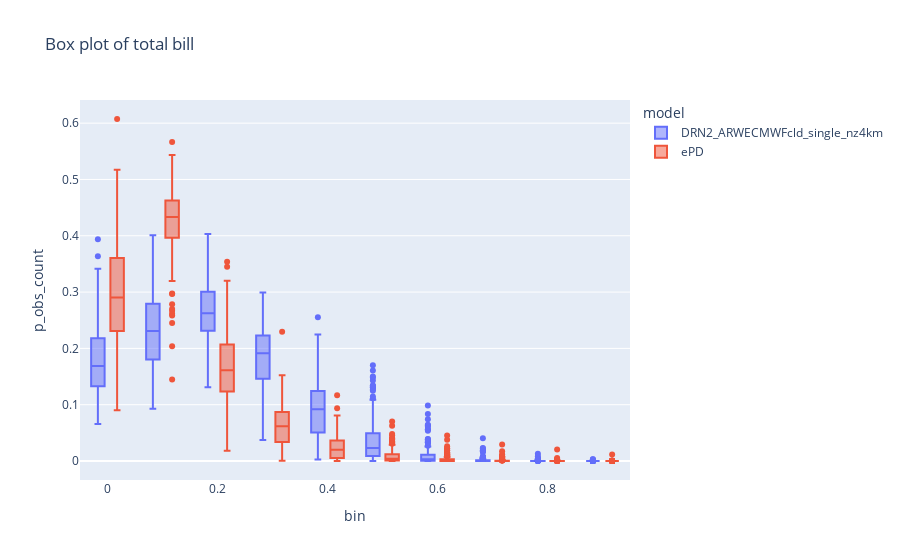

Here is the notebook cell this chart was saved with:
### Code cell
fig = px.box(model_prob_bins_stations.reset_index(), x='bin', #model_prob_bins_stations.index.get_level_values('bin'),
             y='p_obs_count',
             color="model",
             notched=False, # used notched shape
             title="Box plot of total bill",
             hover_data='stationId' # add day column to hover data
            )
fig.update_xaxes(range=[-0.05,0.95])
fig.show()

### Figure 1 — Plotly figure (JSON) as saved in the notebook; plotly's stock layout.template omitted (floating-point values rounded to 4 significant figures; data arrays with more than 128 entries replaced by an {"elided": "..."} marker saying what was removed)
{"data": [{"alignmentgroup": "True", "customdata": {"elided": "1657x1 str values"}, "hovertemplate": "model=DRN2_ARWECMWFcld_single_nz4km<br>bin=%{x}<br>p_obs_count=%{y}<br>stationId=%{customdata[0]}<extra></extra>", "legendgroup": "DRN2_ARWECMWFcld_single_nz4km", "marker": {"color": "#636efa"}, "name": "DRN2_ARWECMWFcld_single_nz4km", "notched": false, "offsetgroup": "DRN2_ARWECMWFcld_single_nz4km", "orientation": "v", "showlegend": true, "type": "box", "x": {"elided": "1657 float values"}, "x0": " ", "xaxis": "x", "y": {"elided": "1657 float values"}, "y0": " ", "yaxis": "y"}, {"alignmentgroup": "True", "customdata": {"elided": "1538x1 str values"}, "hovertemplate": "model=ePD<br>bin=%{x}<br>p_obs_count=%{y}<br>stationId=%{customdata[0]}<extra></extra>", "legendgroup": "ePD", "marker": {"color": "#EF553B"}, "name": "ePD", "notched": false, "offsetgroup": "ePD", "orientation": "v", "showlegend": true, "type": "box", "x": {"elided": "1538 float values"}, "x0": " ", "xaxis": "x", "y": {"elided": "1538 float values"}, "y0": " ", "yaxis": "y"}], "layout": {"boxmode": "group", "legend": {"title": {"text": "model"}, "tracegroupgap": 0}, "title": {"text": "Box plot of total bill"}, "xaxis": {"anchor": "y", "domain": [0, 1], "range": [-0.05, 0.95], "title": {"text": "bin"}}, "yaxis": {"anchor": "x", "domain": [0, 1], "title": {"text": "p_obs_count"}}}}
